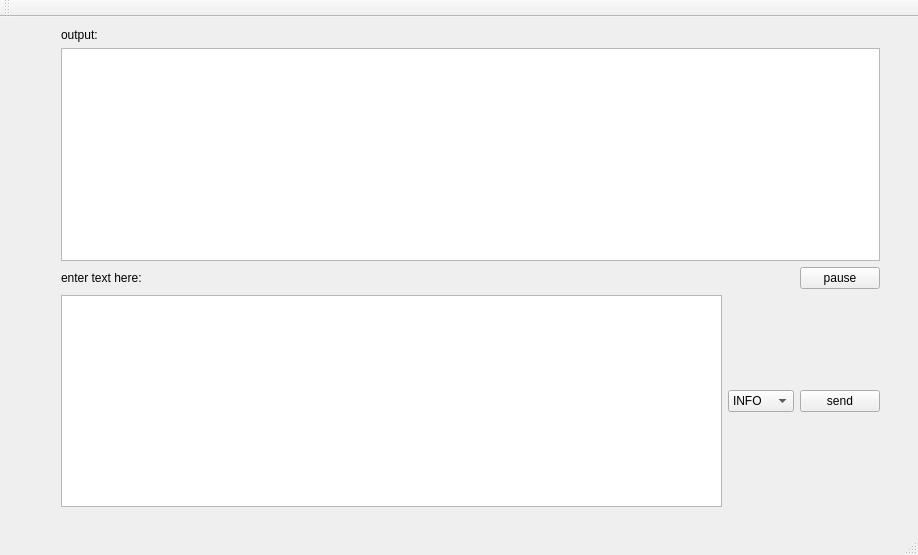
<?xml version="1.0" encoding="UTF-8"?>
<ui version="4.0">
 <class>MainWindow</class>
 <widget class="QMainWindow" name="MainWindow">
  <property name="geometry">
   <rect>
    <x>0</x>
    <y>0</y>
    <width>918</width>
    <height>555</height>
   </rect>
  </property>
  <property name="windowTitle">
   <string>MainWindow</string>
  </property>
  <widget class="QWidget" name="centralWidget">
   <widget class="QWidget" name="">
    <property name="geometry">
     <rect>
      <x>50</x>
      <y>0</y>
      <width>841</width>
      <height>501</height>
     </rect>
    </property>
    <layout class="QGridLayout" name="gridLayout">
     <item row="3" column="0">
      <widget class="QTextEdit" name="inputTextEdit"/>
     </item>
     <item row="1" column="0" colspan="3">
      <widget class="QTextEdit" name="outputTextEdit">
       <property name="readOnly">
        <bool>true</bool>
       </property>
      </widget>
     </item>
     <item row="0" column="0">
      <widget class="QLabel" name="outputLabel">
       <property name="text">
        <string>output:</string>
       </property>
      </widget>
     </item>
     <item row="3" column="2">
      <widget class="QPushButton" name="sendPushButton">
       <property name="text">
        <string>send</string>
       </property>
      </widget>
     </item>
     <item row="2" column="0">
      <widget class="QLabel" name="enterTextLabel">
       <property name="text">
        <string>enter text here:</string>
       </property>
      </widget>
     </item>
     <item row="3" column="1">
      <widget class="QComboBox" name="newsComboBox">
       <item>
        <property name="text">
         <string>INFO</string>
        </property>
       </item>
       <item>
        <property name="text">
         <string>WARN</string>
        </property>
       </item>
       <item>
        <property name="text">
         <string>CORR</string>
        </property>
       </item>
      </widget>
     </item>
     <item row="2" column="2">
      <widget class="QPushButton" name="pausePushButton">
       <property name="text">
        <string>pause</string>
       </property>
      </widget>
     </item>
    </layout>
   </widget>
  </widget>
  <widget class="QMenuBar" name="menuBar">
   <property name="geometry">
    <rect>
     <x>0</x>
     <y>0</y>
     <width>918</width>
     <height>20</height>
    </rect>
   </property>
  </widget>
  <widget class="QToolBar" name="mainToolBar">
   <attribute name="toolBarArea">
    <enum>TopToolBarArea</enum>
   </attribute>
   <attribute name="toolBarBreak">
    <bool>false</bool>
   </attribute>
  </widget>
  <widget class="QStatusBar" name="statusBar"/>
 </widget>
 <layoutdefault spacing="6" margin="11"/>
 <resources/>
 <connections/>
</ui>
